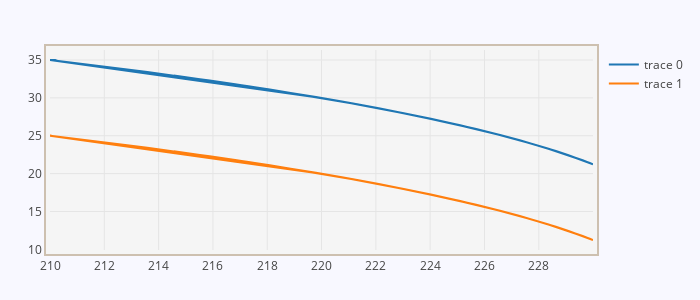

The notebook cell this image was saved under:
### Code cell
data1 = plotly.graph_objs.Scatter(x=m.simulations[0][0]['rbs_slider.x'],y=m.simulations[0][0]['rbs_connecting.z'])
data2 = plotly.graph_objs.Scatter(x=m.simulations[0][0]['rbs_slider.x'],y=m.simulations[0][0]['rbs_crank.z'])
layout = go.Layout(xaxis=dict(nticks=10,mirror='all',showline=True,linewidth=2,linecolor='#cdc0b0'),yaxis=dict(nticks=10,mirror='all',showline=True,linewidth=2,linecolor='#cdc0b0'),
    autosize=True,
    width=700,
    height=300,
    margin=dict(
        l=50,
        r=50,
        b=50,
        t=50,
        pad=4
    ),
    
    paper_bgcolor='#f8f8ff',
    plot_bgcolor='#f5f5f5'
)
fig = go.Figure(data=[data1,data2], layout=layout)
plotly.offline.iplot(fig)
